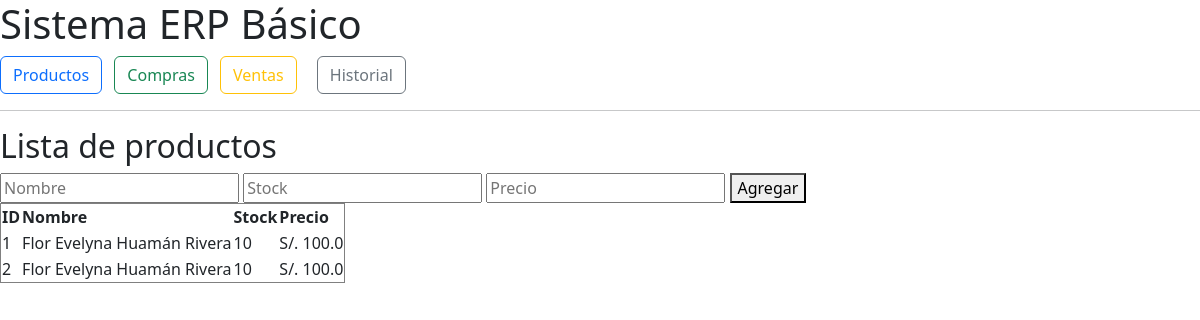
Before: /productos with the older database file.
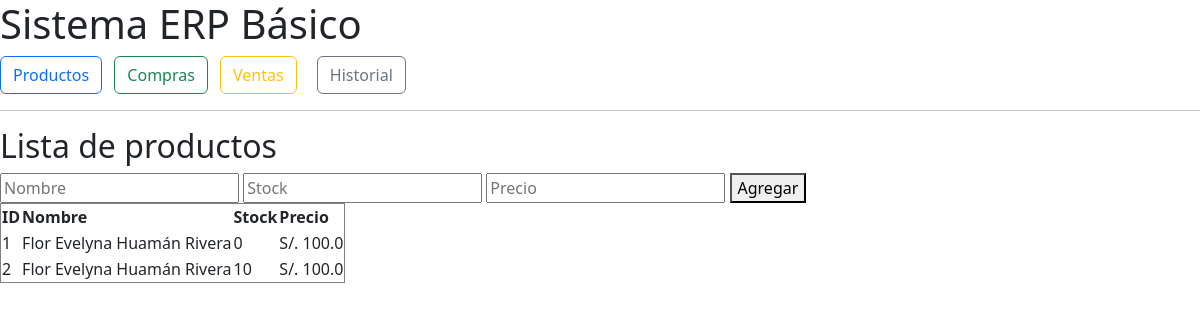
After: the same page with the newer database file.
### tables this page shows
CREATE TABLE productos (
    id INTEGER PRIMARY KEY AUTOINCREMENT,
    nombre  TEXT NOT NULL,
    stock   INTEGER DEFAULT 0,
    precio  REAL    DEFAULT 0
);

### app.py (the view)
@app.route("/productos")
def productos():
    conn = conectar()
    cursor = conn.cursor()
    cursor.execute("SELECT * FROM productos")
    lista = cursor.fetchall()
    conn.close()
    print(lista)  # 🔍 AÑADE ESTO para ver si hay productos
    return render_template("productos.html", productos=lista)

### app.py (called while the page is built)
def conectar():
    return sqlite3.connect("data/db.sqlite3")

### templates/productos.html (shortened to what this page needs)
{% extends "base.html" %}
{% block contenido %}
  <h2>Lista de productos</h2>
  <form method="post" action="/agregar_producto">
    <input type="text" name="nombre" placeholder="Nombre" required>
    <input type="number" name="stock" placeholder="Stock" required>
    <input type="number" name="precio" placeholder="Precio" required>
    <button type="submit">Agregar</button>
  </form>
  <table border="1">
    <tr>
      <th>ID</th><th>Nombre</th><th>Stock</th><th>Precio</th>
    </tr>
    {% for p in productos %}
    <tr>
      <td>{{ p[0] }}</td>
      <td>{{ p[1] }}</td>
      <td>{{ p[2] }}</td>
      <td>S/. {{ p[3] }}</td>
    </tr>
    {% endfor %}
  </table>
{% endblock %}

### templates/base.html (shortened to what this page needs)
<!DOCTYPE html>
<html lang="es">
<head>
  <link href="https://cdn.jsdelivr.net/npm/bootstrap@5.3.3/dist/css/bootstrap.min.css" rel="stylesheet">
</head>
<body>
  <h1>Sistema ERP Básico</h1>
  <nav class="my-2">
  <a class="btn btn-outline-primary me-2" href="/productos">Productos</a>
  <a class="btn btn-outline-success me-2" href="/compras">Compras</a>
  <a class="btn btn-outline-warning" href="/ventas">Ventas</a>
  <a class="btn btn-outline-secondary" href="/historial">Historial</a>
</nav>
  <hr>
  {% block contenido %}{% endblock %}
</body>
</html>

### templates/base.html (style rules this page uses)
nav a { margin-right:1rem; text-decoration:none; }

Changed rows visible on the page:
changed productos id 1: stock "10" → "0"
